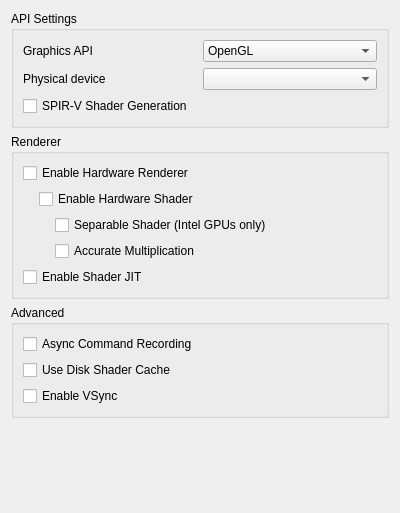
<?xml version="1.0" encoding="UTF-8"?>
<ui version="4.0">
 <class>ConfigureGraphics</class>
 <widget class="QWidget" name="ConfigureGraphics">
  <property name="geometry">
   <rect>
    <x>0</x>
    <y>0</y>
    <width>400</width>
    <height>513</height>
   </rect>
  </property>
  <property name="minimumSize">
   <size>
    <width>0</width>
    <height>0</height>
   </size>
  </property>
  <property name="windowTitle">
   <string>Form</string>
  </property>
  <layout class="QVBoxLayout" name="verticalLayout">
   <item>
    <widget class="QGroupBox" name="apiBox">
     <property name="title">
      <string>API Settings</string>
     </property>
     <layout class="QVBoxLayout" name="verticalLayout_3">
      <item>
       <layout class="QHBoxLayout" name="horizontalLayout">
        <item>
         <widget class="QLabel" name="graphics_api_label">
          <property name="text">
           <string>Graphics API</string>
          </property>
         </widget>
        </item>
        <item>
         <widget class="QComboBox" name="graphics_api_combo">
          <item>
           <property name="text">
            <string>OpenGL</string>
           </property>
          </item>
          <item>
           <property name="text">
            <string>OpenGLES</string>
           </property>
          </item>
          <item>
           <property name="text">
            <string>Vulkan</string>
           </property>
          </item>
         </widget>
        </item>
       </layout>
      </item>
      <item>
       <layout class="QHBoxLayout" name="horizontalLayout_3">
        <item>
         <widget class="QLabel" name="physical_device_label">
          <property name="text">
           <string>Physical device</string>
          </property>
         </widget>
        </item>
        <item>
         <widget class="QComboBox" name="physical_device_combo"/>
        </item>
       </layout>
      </item>
      <item>
       <widget class="QCheckBox" name="spirv_shader_gen">
        <property name="text">
         <string>SPIR-V Shader Generation</string>
        </property>
       </widget>
      </item>
     </layout>
    </widget>
   </item>
   <item>
    <widget class="QGroupBox" name="rendererBox">
     <property name="title">
      <string>Renderer</string>
     </property>
     <layout class="QVBoxLayout" name="verticalLayout_6">
      <item>
       <widget class="QCheckBox" name="toggle_hw_renderer">
        <property name="toolTip">
         <string>&lt;html&gt;&lt;head/&gt;&lt;body&gt;&lt;p&gt;Use OpenGL to accelerate rendering.&lt;/p&gt;&lt;p&gt;Disable to debug graphics-related problem.&lt;/p&gt;&lt;/body&gt;&lt;/html&gt;</string>
        </property>
        <property name="text">
         <string>Enable Hardware Renderer</string>
        </property>
       </widget>
      </item>
      <item>
       <widget class="QWidget" name="hw_renderer_group" native="true">
        <layout class="QVBoxLayout" name="verticalLayout_5">
         <property name="leftMargin">
          <number>16</number>
         </property>
         <property name="topMargin">
          <number>0</number>
         </property>
         <property name="rightMargin">
          <number>0</number>
         </property>
         <property name="bottomMargin">
          <number>0</number>
         </property>
         <item>
          <widget class="QCheckBox" name="toggle_hw_shader">
           <property name="toolTip">
            <string>&lt;html&gt;&lt;head/&gt;&lt;body&gt;&lt;p&gt;Use OpenGL to accelerate shader emulation.&lt;/p&gt;&lt;p&gt;Requires a relatively powerful GPU for better performance.&lt;/p&gt;&lt;/body&gt;&lt;/html&gt;</string>
           </property>
           <property name="text">
            <string>Enable Hardware Shader</string>
           </property>
          </widget>
         </item>
         <item>
          <widget class="QWidget" name="hw_shader_group" native="true">
           <layout class="QVBoxLayout" name="verticalLayout_7">
            <property name="leftMargin">
             <number>16</number>
            </property>
            <property name="topMargin">
             <number>0</number>
            </property>
            <property name="rightMargin">
             <number>0</number>
            </property>
            <property name="bottomMargin">
             <number>0</number>
            </property>
            <item>
             <widget class="QCheckBox" name="toggle_separable_shader">
              <property name="text">
               <string>Separable Shader (Intel GPUs only)</string>
              </property>
             </widget>
            </item>
            <item>
             <widget class="QCheckBox" name="toggle_accurate_mul">
              <property name="toolTip">
               <string>&lt;html&gt;&lt;head/&gt;&lt;body&gt;&lt;p&gt;Correctly handle all edge cases in multiplication operation in shaders. &lt;/p&gt;&lt;p&gt;Some games requires this to be enabled for the hardware shader to render properly.&lt;/p&gt;&lt;p&gt;However this would reduce performance in most games.&lt;/p&gt;&lt;/body&gt;&lt;/html&gt;</string>
              </property>
              <property name="text">
               <string>Accurate Multiplication</string>
              </property>
             </widget>
            </item>
           </layout>
          </widget>
         </item>
        </layout>
       </widget>
      </item>
      <item>
       <widget class="QCheckBox" name="toggle_shader_jit">
        <property name="toolTip">
         <string>&lt;html&gt;&lt;head/&gt;&lt;body&gt;&lt;p&gt;Use the JIT engine instead of the interpreter for software shader emulation. &lt;/p&gt;&lt;p&gt;Enable this for better performance.&lt;/p&gt;&lt;/body&gt;&lt;/html&gt;</string>
        </property>
        <property name="text">
         <string>Enable Shader JIT</string>
        </property>
       </widget>
      </item>
     </layout>
    </widget>
   </item>
   <item>
    <widget class="QGroupBox" name="groupBox">
     <property name="title">
      <string>Advanced</string>
     </property>
     <layout class="QVBoxLayout" name="verticalLayout_2">
      <item>
       <widget class="QCheckBox" name="toggle_async_recording">
        <property name="toolTip">
         <string>&lt;html&gt;&lt;head/&gt;&lt;body&gt;&lt;p&gt;Offloads command buffer recording and fragment shader generation to a worker thread. Can improve performance especially on weaker systems. Disable if you notice better performance. If unsure leave it enabled,&lt;/p&gt;&lt;/body&gt;&lt;/html&gt;</string>
        </property>
        <property name="text">
         <string>Async Command Recording</string>
        </property>
       </widget>
      </item>
      <item>
       <widget class="QCheckBox" name="toggle_disk_shader_cache">
        <property name="toolTip">
         <string>&lt;html&gt;&lt;head/&gt;&lt;body&gt;&lt;p&gt;Reduce stuttering by storing and loading generated shaders to disk.&lt;/p&gt;&lt;/body&gt;&lt;/html&gt;</string>
        </property>
        <property name="text">
         <string>Use Disk Shader Cache</string>
        </property>
       </widget>
      </item>
      <item>
       <widget class="QCheckBox" name="toggle_vsync_new">
        <property name="toolTip">
         <string>VSync prevents the screen from tearing, but some graphics cards have lower performance with VSync enabled. Keep it enabled if you don't notice a performance difference.</string>
        </property>
        <property name="text">
         <string>Enable VSync</string>
        </property>
       </widget>
      </item>
     </layout>
    </widget>
   </item>
   <item>
    <spacer name="verticalSpacer">
     <property name="orientation">
      <enum>Qt::Vertical</enum>
     </property>
     <property name="sizeHint" stdset="0">
      <size>
       <width>20</width>
       <height>270</height>
      </size>
     </property>
    </spacer>
   </item>
  </layout>
 </widget>
 <tabstops>
  <tabstop>toggle_hw_renderer</tabstop>
  <tabstop>toggle_hw_shader</tabstop>
  <tabstop>toggle_separable_shader</tabstop>
  <tabstop>toggle_accurate_mul</tabstop>
  <tabstop>toggle_shader_jit</tabstop>
  <tabstop>toggle_disk_shader_cache</tabstop>
  <tabstop>toggle_vsync_new</tabstop>
 </tabstops>
 <resources/>
 <connections/>
</ui>
